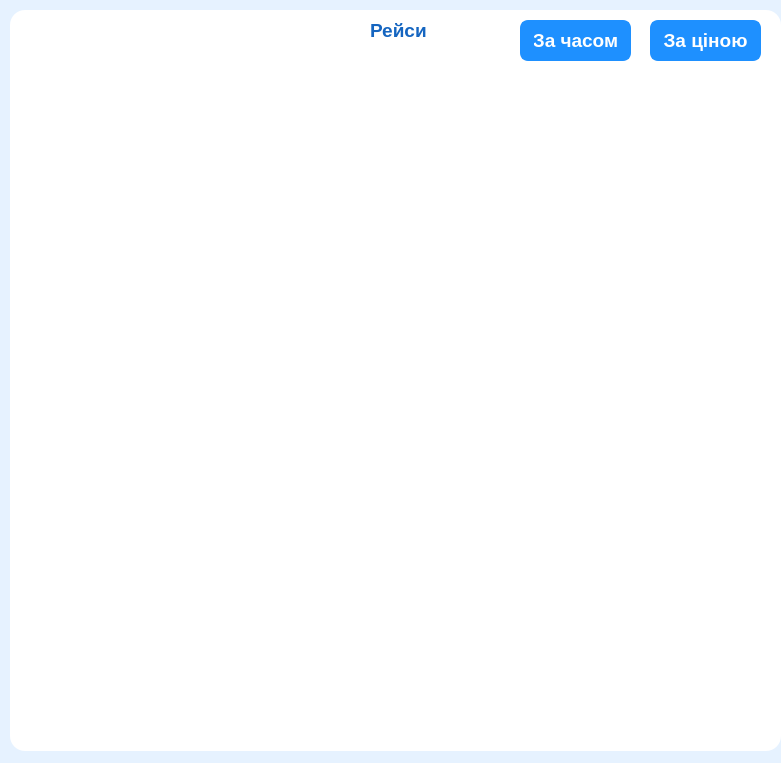
<?xml version="1.0" encoding="UTF-8"?>
<ui version="4.0">
 <class>FlightPick</class>
 <widget class="QDialog" name="FlightPick">
  <property name="geometry">
   <rect>
    <x>0</x>
    <y>0</y>
    <width>781</width>
    <height>763</height>
   </rect>
  </property>
  <property name="windowTitle">
   <string>Dialog</string>
  </property>
  <property name="styleSheet">
   <string notr="true">background-color: #e6f2ff;   /* ніжно-голубий */
</string>
  </property>
  <widget class="QFrame" name="frame_2">
   <property name="geometry">
    <rect>
     <x>10</x>
     <y>10</y>
     <width>771</width>
     <height>741</height>
    </rect>
   </property>
   <property name="styleSheet">
    <string notr="true">background-color: white;      /* білий фон */

    border-radius: 15px; </string>
   </property>
   <property name="frameShape">
    <enum>QFrame::Shape::StyledPanel</enum>
   </property>
   <property name="frameShadow">
    <enum>QFrame::Shadow::Raised</enum>
   </property>
   <widget class="QListWidget" name="flightsListWidget">
    <property name="geometry">
     <rect>
      <x>30</x>
      <y>50</y>
      <width>721</width>
      <height>671</height>
     </rect>
    </property>
   </widget>
   <widget class="QLabel" name="label">
    <property name="geometry">
     <rect>
      <x>360</x>
      <y>10</y>
      <width>81</width>
      <height>21</height>
     </rect>
    </property>
    <property name="styleSheet">
     <string notr="true">QLabel {
    color: #1565c0;          /* темно-синій текст */
    font-size: 14pt;         /* розмір шрифту */
    font-weight: bold;       /* жирний */
    background-color: transparent; /* прозорий фон */
}</string>
    </property>
    <property name="text">
     <string>Рейси</string>
    </property>
   </widget>
   <widget class="QPushButton" name="price_sort_btn">
    <property name="geometry">
     <rect>
      <x>640</x>
      <y>10</y>
      <width>111</width>
      <height>41</height>
     </rect>
    </property>
    <property name="styleSheet">
     <string notr="true">QPushButton#price_sort_btn {
    background-color: #1e90ff;   /* синій фон */
    color: white;                /* білий текст */
    font-size: 14pt;
    font-weight: bold;
    border: 2px solid #1e90ff;   /* синя рамка */
    border-radius: 8px;          /* округлені кути */
    padding: 6px 12px;
}

QPushButton#price_sort_btn:hover {
    background-color: #f0f8ff;   /* світло-голубий фон */
	color: #1e90ff;
    border: 2px solid #5dade2;
}

QPushButton#price_sort_btn:pressed {
    background-color: white;     /* фон білий */
    color: #1e90ff;              /* текст синій */
    border: 2px solid #1e90ff;   /* синя рамка */
}</string>
    </property>
    <property name="text">
     <string>За ціною</string>
    </property>
   </widget>
   <widget class="QPushButton" name="sign_in_btn_2">
    <property name="geometry">
     <rect>
      <x>490</x>
      <y>20</y>
      <width>111</width>
      <height>41</height>
     </rect>
    </property>
    <property name="styleSheet">
     <string notr="true">QPushButton#sign_in_btn {
    background-color: #1e90ff;   /* синій фон */
    color: white;                /* білий текст */
    font-size: 14pt;
    font-weight: bold;
    border: 2px solid #1e90ff;   /* синя рамка */
    border-radius: 8px;          /* округлені кути */
    padding: 6px 12px;
}

QPushButton#sign_in_btn:hover {
    background-color: #f0f8ff;   /* світло-голубий фон */
	color: #1e90ff;
    border: 2px solid #5dade2;
}

QPushButton#sign_in_btn:pressed {
    background-color: white;     /* фон білий */
    color: #1e90ff;              /* текст синій */
    border: 2px solid #1e90ff;   /* синя рамка */
}</string>
    </property>
    <property name="text">
     <string>За ціною</string>
    </property>
   </widget>
   <widget class="QPushButton" name="time_sort_btn">
    <property name="geometry">
     <rect>
      <x>510</x>
      <y>10</y>
      <width>111</width>
      <height>41</height>
     </rect>
    </property>
    <property name="styleSheet">
     <string notr="true">QPushButton#time_sort_btn {
    background-color: #1e90ff;   /* синій фон */
    color: white;                /* білий текст */
    font-size: 14pt;
    font-weight: bold;
    border: 2px solid #1e90ff;   /* синя рамка */
    border-radius: 8px;          /* округлені кути */
    padding: 6px 12px;
}

QPushButton#time_sort_btn:hover {
    background-color: #f0f8ff;   /* світло-голубий фон */
	color: #1e90ff;
    border: 2px solid #5dade2;
}

QPushButton#time_sort_btn:pressed {
    background-color: white;     /* фон білий */
    color: #1e90ff;              /* текст синій */
    border: 2px solid #1e90ff;   /* синя рамка */
}</string>
    </property>
    <property name="text">
     <string>За часом</string>
    </property>
   </widget>
  </widget>
 </widget>
 <resources/>
 <connections/>
</ui>
